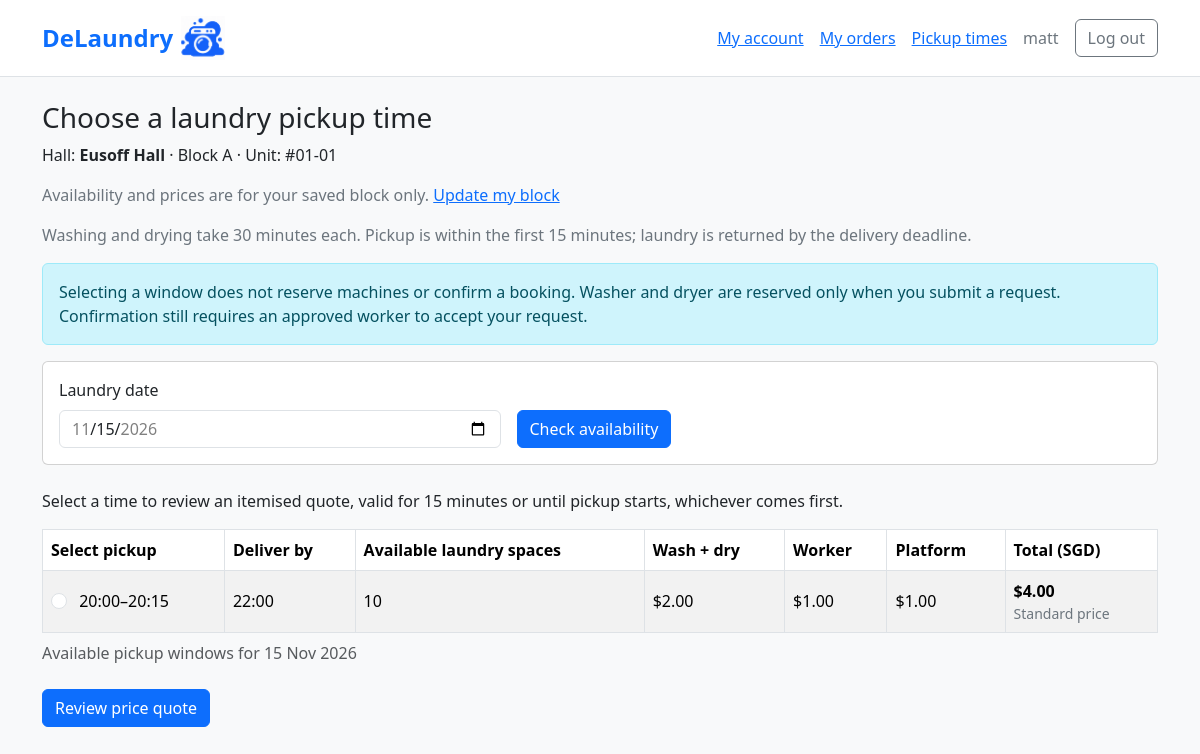
Page /storefront/availability/ (signed in) on the committed database.
### accounts/models.py (models this page shows)
class User(AbstractUser):
  id = models.AutoField(primary_key=True)
  email = models.EmailField(unique=True)
  name = models.CharField(max_length=120)
  role = models.CharField(max_length=120, choices=[('customer', 'Customer'), ('worker', 'Worker')])

class CustomerProfile(models.Model):
  user = models.OneToOneField(User, on_delete=models.CASCADE)
  residence = models.ForeignKey('facilities.Residence', on_delete=models.PROTECT)
  block = models.CharField(max_length=1, choices=BLOCK_CHOICES, blank=True, default="")
  id = models.AutoField(primary_key=True)
  unitNum = models.CharField(max_length=8)
  class Meta:
    constraints = [
      models.CheckConstraint(
        condition=models.Q(block__in=["", *"ABCDEF"]),
        name="customer_valid_block",
      ),
    ]

### facilities/models.py (models this page shows)
class Residence(models.Model):
  id = models.AutoField(primary_key=True)
  name = models.CharField(
    max_length=120,
    unique=True,
    choices=[
      ('eusoff', 'Eusoff Hall'),
      ('kentridge', 'Kent Ridge Hall'),
      ('kingedward', 'King Edward VII Hall'),
      ('raffles', 'Raffles Hall'),
      ('sheares', 'Sheares Hall'),
      ('temasek', 'Temasek Hall')
  ])
  is_active = models.BooleanField(default=True) # just for admin control
  def __str__(self):
    return self.get_name_display()

### customerstorefront/views.py (the view, shortened to what this page needs)
# urls.py: path("availability/", views.availability, name="availability"),
@login_required(login_url="accounts:login")
@require_http_methods(["GET", "POST"])
def availability(request):
  if not request.user.is_active or request.user.role != "customer":
    return HttpResponseForbidden("This page is for customers only.")
  profile = CustomerProfile.objects.select_related("residence").filter(user=request.user).first()
  if profile is None:
    return HttpResponseForbidden("Your customer profile is missing. Please contact staff.")
  if not profile.block:
    return redirect("accounts:customer_block")
  data = request.POST if request.method == "POST" else request.GET
  form = AvailabilityForm(data if data else {"date": clock.localdate().isoformat()})
  if request.method == "POST":
    form.fields["window_start"].required = True
  windows = []
  selected_window = None
  if form.is_valid():
    windows = get_available_windows(profile.residence, form.cleaned_data["date"], profile.block)
    selected_start = form.cleaned_data["window_start"]
    pricing_time = clock.now()
    windows = [window for window in windows if window["service_start"] > pricing_time]
    if selected_window is not None and selected_window not in windows:
      selected_window = None
    for window in windows:
      window["price"] = price_window(profile.residence, window, now=pricing_time)
  context = {
    "profile": profile,
    "form": form,
    "windows": windows,
    "selected_window": selected_window,
  }
  return render(request, "customerstorefront/availability.html", context)

### customerstorefront/forms.py
class AvailabilityForm(forms.Form):
  date = forms.DateField(
    label="Laundry date",
    widget=forms.DateInput(attrs={"type": "date", "class": "form-control"}),
  )
  window_start = forms.TypedChoiceField(
    label="Pickup time",
    choices=[(start.strftime("%H:%M"), start.strftime("%H:%M")) for start in SERVICE_START_TIMES],
    coerce=time.fromisoformat,
    required=False,
    empty_value=None,
  )
  def __init__(self, *args, **kwargs):
    super().__init__(*args, **kwargs)
    today = clock.localdate()
    self.fields["date"].widget.attrs["min"] = today.isoformat()
    self.fields["date"].widget.attrs["max"] = (today + timedelta(days=BOOKING_DAYS_AHEAD)).isoformat()
  def clean_date(self):
    selected_date = self.cleaned_data["date"]
    today = clock.localdate()
    if selected_date < today:
      raise forms.ValidationError("Please choose today or a future date.")
    if selected_date > today + timedelta(days=BOOKING_DAYS_AHEAD):
      raise forms.ValidationError(f"Please choose a date within the next {BOOKING_DAYS_AHEAD} days.")
    return selected_date

### bookings/clock.py (called while the page is built)
def now():
  if getattr(settings, "DEMO_MODE", False):
    return read_demo_time()
  return timezone.now()

def localtime(value=None):
  return timezone.localtime(now() if value is None else value)

def localdate():
  return localtime().date()

### bookings/context_processors.py (called while the page is built)
def demo_clock(request):
  if not getattr(settings, "DEMO_MODE", False):
    return {}
  return {"demo_time": clock.localtime(), "demo_session": settings.DEMO_SESSION}

### bookings/pricing.py (called while the page is built)
def calculate_fees(predicted_requests, capacity):
  if capacity < 1:
    raise ValueError("A quote requires an available washer/dryer pair.")
  multiplier = Decimal("1.000000")
  if predicted_requests is not None:
    pressure = Decimal(str(predicted_requests)) / Decimal(capacity)
    multiplier = max(Decimal("0.85"), min(Decimal("1.25"), Decimal("1") + Decimal("0.15") * (pressure - 1)))
    multiplier = multiplier.quantize(Decimal("0.000001"), rounding=ROUND_HALF_UP)
  worker_fee = multiplier.quantize(Decimal("0.01"), rounding=ROUND_HALF_UP)
  platform_fee = multiplier.quantize(Decimal("0.01"), rounding=ROUND_HALF_UP)
  machine_fee = Decimal("2.00")
  return {
    "multiplier": multiplier, "machine_fee": machine_fee,
    "worker_fee": worker_fee, "platform_fee": platform_fee,
    "total": machine_fee + worker_fee + platform_fee,
  }

### customerstorefront/templates/customerstorefront/availability.html (shortened to what this page needs)
{% extends "customerstorefront/base.html" %}
{% block content %}
  <h1 class="h3">Choose a laundry pickup time</h1>
  <p>Hall: <strong>{{ profile.residence }}</strong> &middot; {{ profile.get_block_display }} &middot; Unit: {{ profile.unitNum }}</p>
  <p class="text-secondary">Availability and prices are for your saved block only. <a href="{% url 'accounts:customer_block' %}">Update my block</a></p>
  <p class="text-secondary">Washing and drying take 30 minutes each. Pickup is within the first 15 minutes; laundry is returned by the delivery deadline.</p>
  <div class="alert alert-info">
    Selecting a window does not reserve machines or confirm a booking. Washer and dryer are reserved only when you submit a request. Confirmation still requires an approved worker to accept your request.
  </div>
  <form class="card card-body mb-4" method="get" action="{% url 'customerstorefront:availability' %}">
    <div class="row align-items-end g-3">
      <div class="col-12 col-md-5">
        <label class="form-label" for="{{ form.date.id_for_label }}">{{ form.date.label }}</label>
        {{ form.date }}
      </div>
      <div class="col-auto"><button class="btn btn-primary" type="submit">Check availability</button></div>
    </div>
  </form>
  {% if not profile.residence.is_active %}
    <div class="alert alert-warning">Your hall is currently unavailable for laundry bookings.</div>
  {% elif windows %}
    <p>Select a time to review an itemised quote, valid for 15 minutes or until pickup starts, whichever comes first.</p>
    <form method="post" action="{% url 'customerstorefront:availability' %}">
      <div class="table-responsive">
        <table class="table table-bordered table-striped align-middle">
          <caption>Available pickup windows for {{ form.cleaned_data.date|date:"d M Y" }}</caption>
          <thead><tr><th scope="col">Select pickup</th><th scope="col">Deliver by</th><th scope="col">Available laundry spaces</th><th scope="col">Wash + dry</th><th scope="col">Worker</th><th scope="col">Platform</th><th scope="col">Total (SGD)</th></tr></thead>
          <tbody>
            {% for window in windows %}
              <tr>
                <td>
                  <input class="form-check-input me-2" type="radio" name="window_start" id="window-{{ forloop.counter }}"
                         value="{{ window.window_start|time:'H:i' }}" required
                         {% if selected_window and selected_window.window_start == window.window_start %}checked{% endif %}>
                  <label for="window-{{ forloop.counter }}">{{ window.service_start|time:"H:i" }}&ndash;{{ window.pickup_end|time:"H:i" }}</label>
                </td>
                <td>{{ window.delivery_by|time:"H:i" }}</td>
                <td>{{ window.available_pairs }}</td>
                <td>${{ window.price.machine_fee|floatformat:2 }}</td>
                <td>${{ window.price.worker_fee|floatformat:2 }}</td>
                <td>${{ window.price.platform_fee|floatformat:2 }}</td>
                <td>
                  <strong>${{ window.price.total|floatformat:2 }}</strong>
                  {% if window.price.used_fallback %}<small class="d-block text-secondary">Standard price</small>{% endif %}
                </td>
              </tr>
            {% endfor %}
          </tbody>
        </table>
      </div>
      <button class="btn btn-primary" type="submit">Review price quote</button>
    </form>
  {% elif not form.errors %}
    <div class="alert alert-warning">No pickup windows are available on this date. Please try another date.</div>
  {% endif %}
{% endblock %}

### accounts/templates/accounts/customer_nav.html (shortened to what this page needs)
<nav class="container py-3 d-flex flex-wrap align-items-center gap-3" aria-label="Customer navigation">
  <a class="fs-4 fw-bold text-decoration-none me-auto d-inline-flex align-items-center gap-2" href="{% if brand_href %}{{ brand_href }}{% elif user.is_authenticated and user.role == 'customer' %}{% url 'accounts:customer_home' %}{% else %}{% url 'accounts:login' %}{% endif %}">{% if brand_label %}{{ brand_label }}{% else %}{% include "bookings/brand.html" %}{% endif %}</a>
  {% if user.is_authenticated and user.role == 'customer' %}
    <a href="{% url 'accounts:customer_home' %}">My account</a>
    <a href="{% url 'customerstorefront:order_list' %}">My orders</a>
    <a href="{% url 'customerstorefront:availability' %}">Pickup times</a>
    <span class="text-secondary">{{ user.name }}</span>
    <form method="post" action="{% url 'accounts:logout' %}" class="mb-0">
      <button class="btn btn-outline-secondary" type="submit">Log out</button>
    </form>
  {% elif not hide_login_links %}
    <a href="{% url 'adminpanel:login' %}">Staff login</a>
    <a href="{% url 'accounts:worker_login' %}">Worker login</a>
    <a href="{% url 'accounts:login' %}">Customer login</a>
  {% endif %}
</nav>

### rows in the picture
User: name "matt"
CustomerProfile: residence "Eusoff Hall", block "Block A", unitNum "#01-01"

### other values in the picture
{{ window.service_start|time:"H:i" }} "20:00"
{{ window.pickup_end|time:"H:i" }} "20:15"
{{ window.delivery_by|time:"H:i" }} "22:00"
{{ window.available_pairs }} "10"
{{ window.price.machine_fee|floatformat:2 }} "2.00"
{{ window.price.worker_fee|floatformat:2 }} "1.00"
{{ window.price.platform_fee|floatformat:2 }} "1.00"
{{ window.price.total|floatformat:2 }} "4.00"
